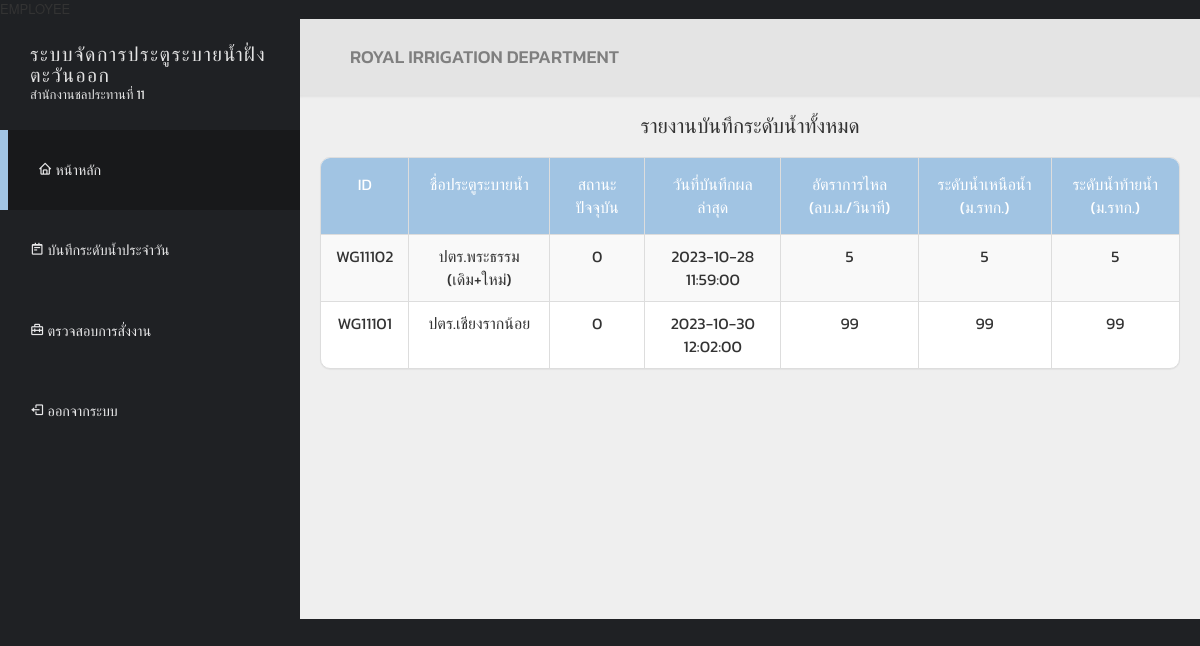
The page /view/employee/employee-home.php (signed in) on the database its author committed.
### tables this page shows
CREATE TABLE `daily_report` (
  `report_ID` int(11) NOT NULL,
  `employee_report_ID` varchar(255) NOT NULL,
  `watergate_report_ID` varchar(255) NOT NULL,
  `upstream` float NOT NULL,
  `downstream` float NOT NULL,
  `flow_rate` float NOT NULL
);

CREATE TABLE `watergate_name` (
  `watergate_name_ID` varchar(255) NOT NULL,
  `gate_name` varchar(255) NOT NULL
);

CREATE TABLE `watergate` (
  `watergate_ID` varchar(255) NOT NULL,
  `gate_status` int(1) NOT NULL DEFAULT '0',
  `water_source_name` varchar(255) DEFAULT NULL,
  `criterion` float DEFAULT NULL
);

CREATE TABLE `daily_report_time` (
  `report_time_ID` int(11) NOT NULL,
  `report_date` timestamp NOT NULL DEFAULT CURRENT_TIMESTAMP ON UPDATE CURRENT_TIMESTAMP
);

### view/employee/employee-home.php (the view, shortened to what this page needs)
<?php
    require_once '../../controller/updateTable.php';
    $sql = "
    SELECT
        d.report_ID,
        d.employee_report_ID,
        d.watergate_report_ID,
        d.upstream,
        d.downstream,
        d.flow_rate,
        t.report_date,
        g.gate_status,
        g.water_source_name,
        g.criterion,
        r.gate_name
    FROM daily_report AS d
    JOIN daily_report_time AS t ON d.report_ID = t.report_time_ID
    JOIN watergate AS g ON d.watergate_report_ID = g.watergate_ID
    JOIN watergate_name AS r ON g.watergate_ID = r.watergate_name_ID
    WHERE (d.watergate_report_ID, t.report_date) IN (
        SELECT d1.watergate_report_ID, MAX(t1.report_date)
        FROM daily_report_time AS t1
        JOIN daily_report AS d1 ON t1.report_time_ID = d1.report_ID
        GROUP BY d1.watergate_report_ID
    );";
    $stmt = $conn->prepare($sql);
    $stmt->execute();
?>
<!DOCTYPE html>
<html lang="en">
<head>
  <link href='https://font.googleapis.com/css2?family=Poppins:wght@300;400;500;600;700;800;900&display=swap' rel='stylesheet' type='text/css'>
  <link href="../../css/font-awesome.min.css" rel="stylesheet">
  <link href="../../css/bootstrap.min.css" rel="stylesheet">
  <link href="../../css/templatemo-style.css" rel="stylesheet">
  <link href='https://unpkg.com/boxicons@2.1.4/css/boxicons.min.css' rel='stylesheet'>
</head>
<body>
  <div class="templatemo-flex-row">
    <div class="templatemo-sidebar">
      <header class="templatemo-site-header">
        <h1>ระบบจัดการประตูระบายน้ำฝั่งตะวันออก</h1>
        <p>สำนักงานชลประทานที่ 11</p>
      </header>
      <nav class="templatemo-left-nav">
        <ul>
          <li><a href="#" class="active"><i class='bx bx-home' ></i> หน้าหลัก</a></li>
          <li><a href="employee-wg-reporter.php"><i class='bx bx-notepad'></i> บันทึกระดับน้ำประจำวัน</a></li>
          <li><a href="employee-wg-assignment.php"><i class='bx bx-briefcase-alt-2'></i> ตรวจสอบการสั่งงาน</a></li>
          <li><a href="../../logout.php"><i class='bx bx-log-out'></i> ออกจากระบบ</a></li>
        </ul>
      </nav>
    </div>
    <div class="templatemo-content col-1 light-gray-bg">
      <div class="templatemo-top-nav-container">
        <div class="row">
          <nav class="templatemo-top-nav col-lg-12 col-md-12">
            <ul class="text-uppercase">
              <h3>royal irrigation department</h3>
            </ul>
          </nav>
        </div>
      </div>
      <div class="water-gate-report" style="text-align: center; margin: 20px;">
        <h2 style="margin: 20px;">รายงานบันทึกระดับน้ำทั้งหมด</h2>
        <div class="panel panel-default table-responsive">
          <table class="table table-striped table-bordered templatemo-user-table" style="text-align: center;">
            <thead>
              <tr>
                <td>ID</td>
                <td>ชื่อประตูระบายน้ำ</td>
                <td>สถานะปัจจุบัน</td>
                <td>วันที่บันทึกผลล่าสุด</td>
                <td>อัตราการไหล (ลบ.ม./วินาที)</td>
                <td>ระดับน้ำเหนือน้ำ (ม.รทก.)</td>
                <td>ระดับน้ำท้ายน้ำ (ม.รทก.)</td>
              </tr>
            </thead>
            <tbody>
            <?php
                while ($row = $stmt->fetch(PDO::FETCH_ASSOC)){
                    echo '<tr>';
                    echo '<td>' . $row['watergate_report_ID'] . '</td>';
                    echo '<td>' . $row['gate_name'] . '</td>';
                    echo '<td>' . $row['gate_status'] . '</td>';
                    echo '<td>' . $row['report_date'] . '</td>';
                    echo '<td>' . $row['flow_rate'] . '</td>';
                    echo '<td>' . $row['upstream'] . '</td>';
                    echo '<td>' . $row['downstream'] . '</td>';
                    echo '</tr>';
                }
                ?>
            </tbody>
          </table>
        </div>
      </div>
    </div>
  </div>
</body>
</html>

### css/templatemo-style.css (style rules this page uses)
* { font-family: 'Poppins', 'Kanit', sans-serif; }
body { font-size: 13px; }
body, .templatemo-left-nav { background: #1f2124; }
h1, h2, h3 { margin: 0; }
h2 { font-size: 1.6em; }
h3 { color: #7f7f7f; font-size: 1.4em; }
ul { list-style-type: none; margin: 0; padding: 0; }
nav li { font-size: 1.1em; list-style: none; text-transform: uppercase; }
.light-gray-bg { background-color: #efefef; }
.templatemo-sidebar { width: 300px; }
.templatemo-site-header { margin: 25px 30px; color: #e4e4e4; }
.templatemo-site-header h1 { color: #e4e4e4; display: inline-block; font-size: 1.5em; font-weight: 300; letter-spacing: 1.5px; text-transform: uppercase; vertical-align: middle; }
.templatemo-left-nav li { font-weight: 300; }
.templatemo-left-nav a.active, .templatemo-left-nav a:hover { background: #18191b; border-left: 8px solid #A1C4E3; }
.templatemo-left-nav a { color: #e9e9ea; display: block; padding: 30px; transition: all 0.3s ease; }
.templatemo-top-nav-container { background-color: #e4e4e4; padding: 28px 50px; box-shadow: 0px 0px 2px 2px rgba(161, 159, 159, 0.18); }
.templatemo-content { margin-top: 0px; min-height: 600px; padding: 0; overflow-x: hidden; }
.templatemo-flex-row { display: -webkit-flex; display: -ms-flexbox; display: flex; }
.col-1 { -webkit-flex: 1; -ms-flex: 1; flex: 1; }
.panel { border-radius: 10px; }
.table { margin-bottom: 0; }
.table>tbody>tr>td { padding: 10px 15px; }
.table>thead>tr>td { padding: 15px; }
.templatemo-user-table thead { background-color: #A1C4E3; color: white; font-size: 16px; }
.panel>.table-responsive:last-child>.table:last-child, .panel>.table:last-child { border-bottom-right-radius: 10px; border-bottom-left-radius: 10px; }
.panel>.table:first-child { border-top-left-radius: 10px; border-top-right-radius: 10px; }
@media only screen and (min-width: 768px) { .templatemo-left-nav { display: block !important; } }

### rows shown on the page
daily_report: watergate_report_ID "WG11102", watergate_name.gate_name "ปตร.พระธรรม (เดิม+ใหม่)", watergate_report_ID.gate_status "0", daily_report_time.report_date "2023-10-28 11:59:00", flow_rate "5", upstream "5", downstream "5"
daily_report: watergate_report_ID "WG11101", watergate_name.gate_name "ปตร.เชียงรากน้อย", watergate_report_ID.gate_status "0", daily_report_time.report_date "2023-10-30 12:02:00", flow_rate "99", upstream "99", downstream "99"
